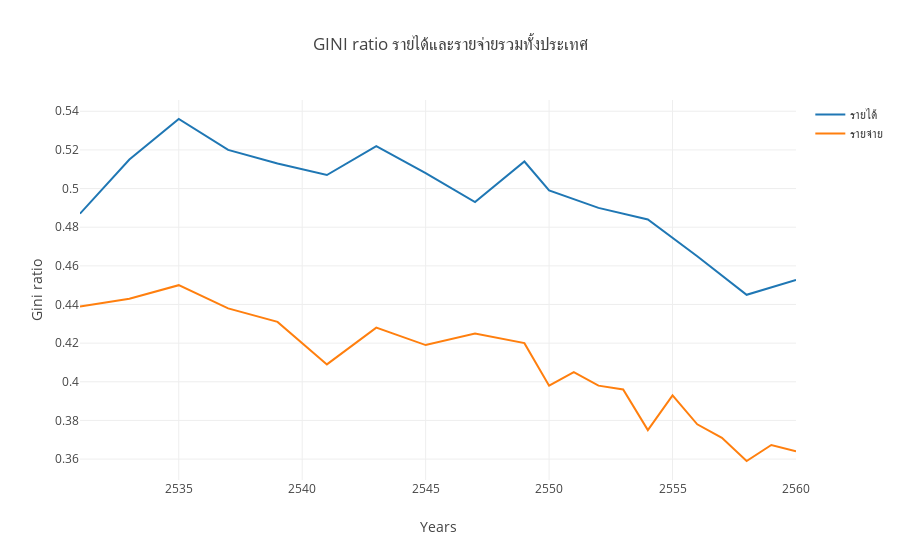

Notebook code for this chart:
### Markdown cell above
### แสดงว่าความไม่เท่าเทียมกันของรายได้ทั่วประเทศ

### Code cell
# Create a trace
# รายได้
trace1 = go.Scatter(
    x = df_gini_income['ปี'],
    y = df_gini_income['ทั่วราชอาณาจักร'],
    mode = "lines",
    name = "รายได้"
    #marker = dict(color = 'rgba(255, 99, 71, 0.5)'),
)
# รายจ่าย
trace2 = go.Scatter(
    x = df_gini_expenditure['ปี'],
    y = df_gini_expenditure['ทั่วราชอาณาจักร'],
    mode = "lines",
    name = "รายจ่าย"
    #marker = dict(color = 'rgba(255, 99, 71, 0.5)'),
)

# Create Layout
layout = go.Layout(
    title ="GINI ratio รายได้และรายจ่ายรวมทั้งประเทศ",
    xaxis = dict(title= 'Years'),
    yaxis = dict(title= 'Gini ratio'),
)

# Plot
fig = go.Figure(data=[trace1, trace2], layout=layout)
py.offline.iplot(fig)

### Figure 1 — Plotly figure (JSON) as saved in the notebook; plotly's stock layout.template omitted (floating-point values rounded to 4 significant figures)
{"data": [{"mode": "lines", "name": "รายได้", "type": "scatter", "uid": "292b91d6-b335-404c-880a-1b61a035dd20", "x": [2531, 2533, 2535, 2537, 2539, 2541, 2543, 2545, 2547, 2549, 2550, 2552, 2554, 2556, 2558, 2560], "y": [0.487, 0.515, 0.536, 0.52, 0.513, 0.507, 0.522, 0.508, 0.493, 0.514, 0.499, 0.49, 0.484, 0.465, 0.445, 0.4528]}, {"mode": "lines", "name": "รายจ่าย", "type": "scatter", "uid": "11216ec8-44d1-4e43-bb9b-e40737d5cc36", "x": [2531, 2533, 2535, 2537, 2539, 2541, 2543, 2545, 2547, 2549, 2550, 2551, 2552, 2553, 2554, 2555, 2556, 2557, 2558, 2559, 2560], "y": [0.439, 0.443, 0.45, 0.438, 0.431, 0.409, 0.428, 0.419, 0.425, 0.42, 0.398, 0.405, 0.398, 0.396, 0.375, 0.393, 0.378, 0.371, 0.359, 0.3673, 0.364]}], "layout": {"title": {"text": "GINI ratio รายได้และรายจ่ายรวมทั้งประเทศ"}, "xaxis": {"title": {"text": "Years"}}, "yaxis": {"title": {"text": "Gini ratio"}}}}
